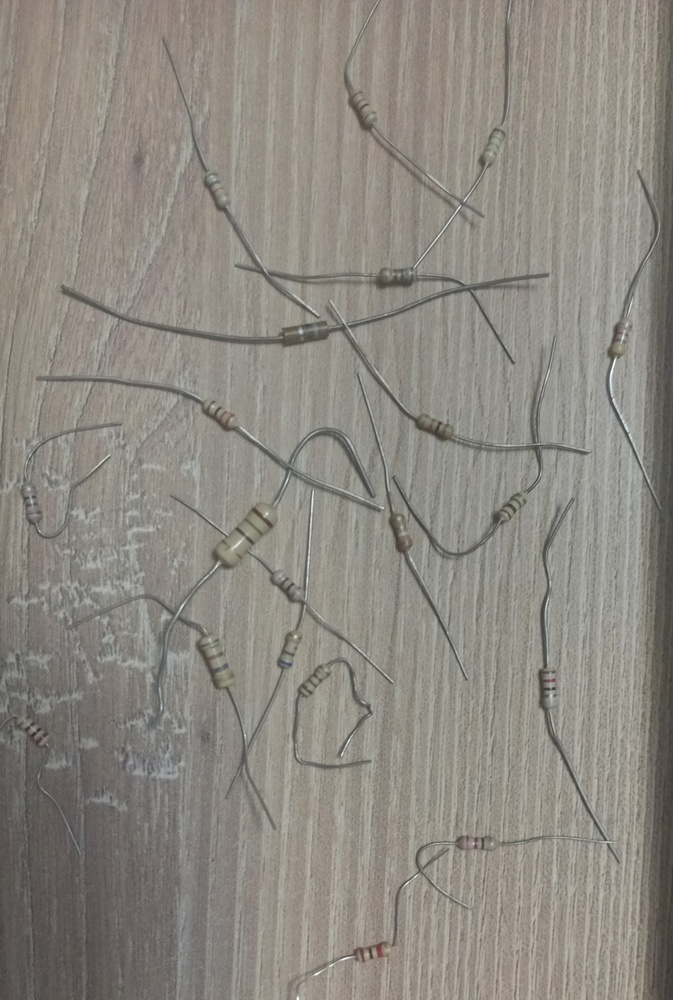
#> input picture assets/img/ImgRes/IMG_20230319_201515.jpg, 673 x 1000 px, shrunk from 2120 x 3152 before the run, found by its file name
$ python preuba2.py
#> lines starting #> are read from the running program, lines starting #| are printed output that depends on the picture
import numpy as np
import matplotlib.pyplot as plt
from PIL import Image
from scipy.signal import convolve2d

# Cargar la imagen
imagen = Image.open('assets\img\ImgRes\IMG_20230319_201515.jpg')
#> imagen is the input picture: PIL image 673x1000 RGB; mean R, G, B 141.2, 137, 129.3

# Convertir a escala de grises
imagen = imagen.convert('L')
#> imagen: PIL image 673x1000 L

# Tamaño de la imagen
width, height = imagen.size
#> width = 673; height = 1000

# Filtro promedio 3x3
kernel = 3
filtro = np.ones((kernel, kernel)) / kernel**2

# Aplicar el filtro
imagen_arr = np.array(imagen)
imagen_filt_arr = convolve2d(imagen_arr, filtro, mode='same')
imagen_filt = Image.fromarray(imagen_filt_arr.astype(np.uint8))

# Calcular la diferencia entre la imagen original y la filtrada
imagen_fil_arr = imagen_arr - imagen_filt_arr
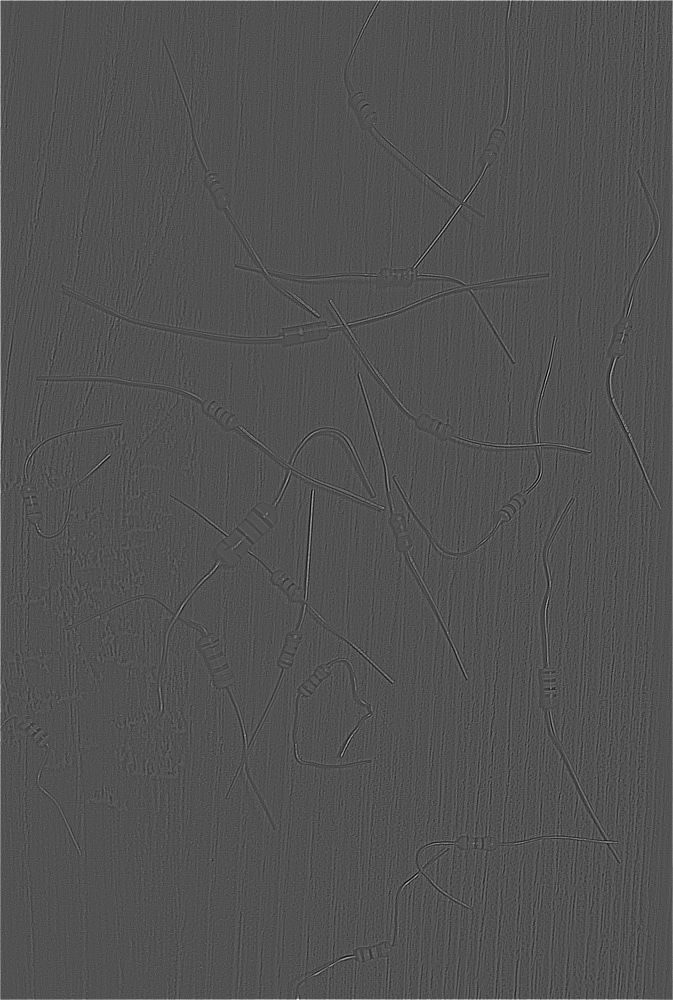
#> imagen_fil_arr: shape (1000, 673) float64; min -48.22, max 101.7, mean 0.2; drawn with min black and max white
imagen_fil = Image.fromarray(imagen_fil_arr.astype(np.uint8))
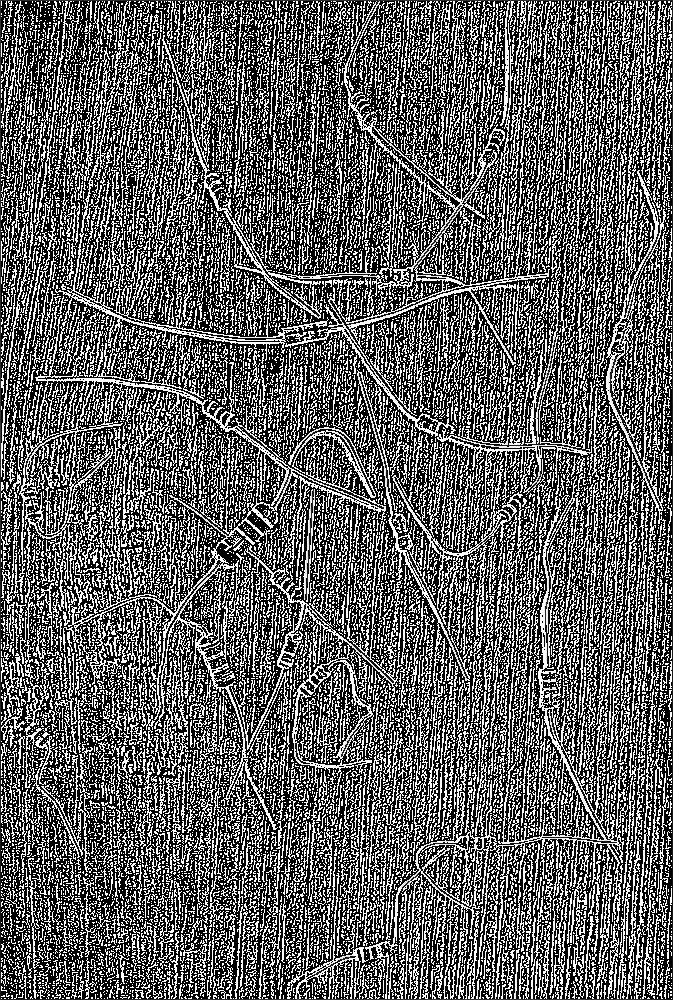
#> imagen_fil: PIL image 673x1000 L; min 0, max 255, mean 96.4


# Mostrar las imágenes original, filtrada y la diferencia
imagen_filt.show()
fig, axs = plt.subplots(1, 3)
axs[0].imshow(imagen, cmap='gray')
axs[0].set_title('Original')
axs[1].imshow(imagen_filt, cmap='gray')
axs[1].set_title('Filtrada')
axs[2].imshow(imagen_fil, cmap='gray')
axs[2].set_title('Diferencia')
for ax in axs:
    ax.axis('off')
plt.show()
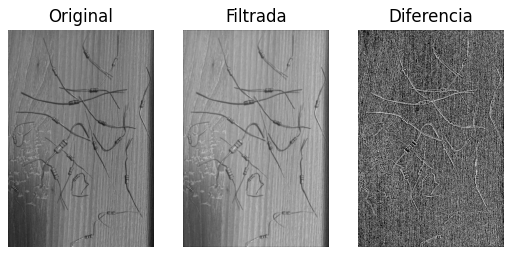
#> figure drawn by matplotlib, 3 panels

$ run again, with assets/img/ImgRes/IMG_20230319_201235.jpg copied over assets/img/ImgRes/IMG_20230319_201515.jpg
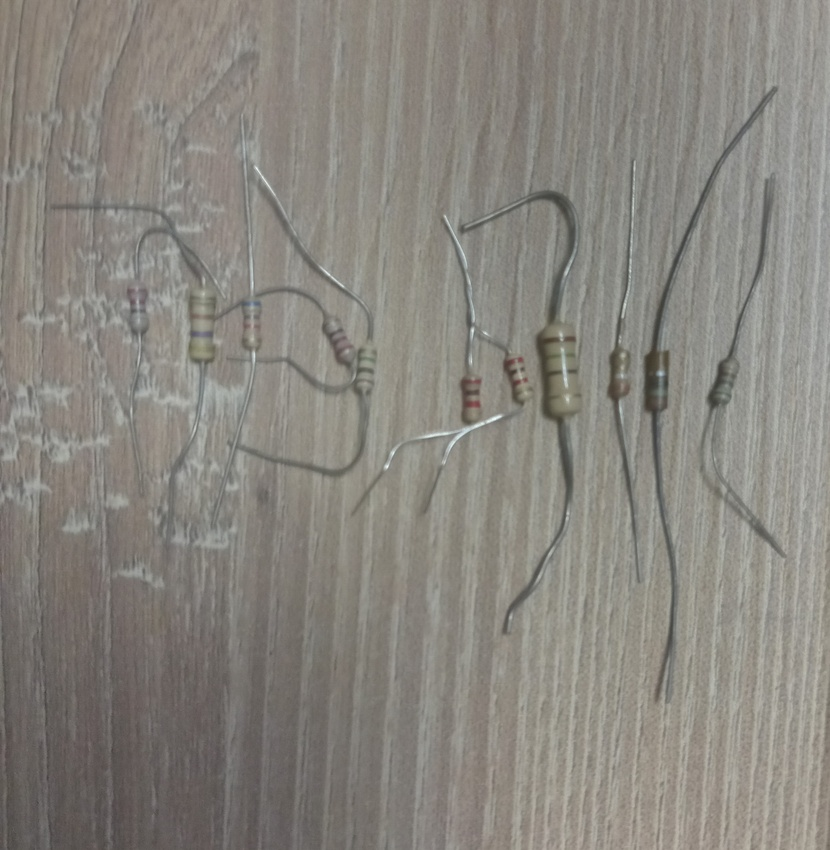
#> input picture assets/img/ImgRes/IMG_20230319_201235.jpg, 830 x 850 px, shrunk from 2333 x 2388 before the run, found by its file name
#> imagen is the input picture: PIL image 830x850 RGB; mean R, G, B 136.6, 133.3, 126.4
#> imagen: PIL image 830x850 L
#> `imagen_fil = Image.fromarray(imagen_fil_arr.astype(np.uint8))`:
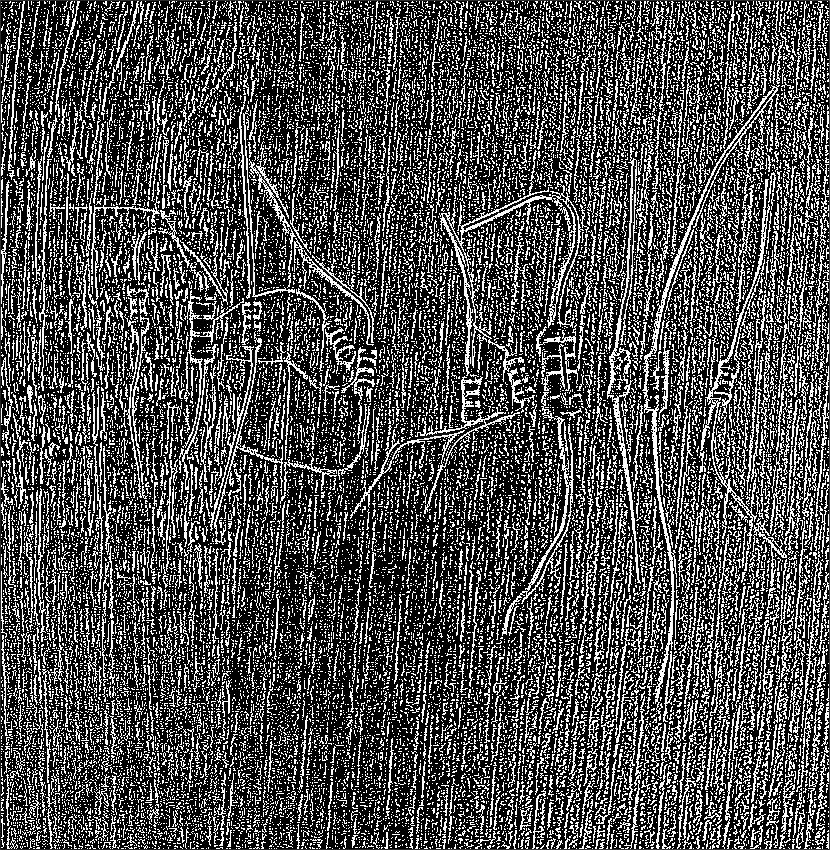
#> imagen_fil: PIL image 830x850 L; min 0, max 255, mean 78.6
#> `plt.show()`:
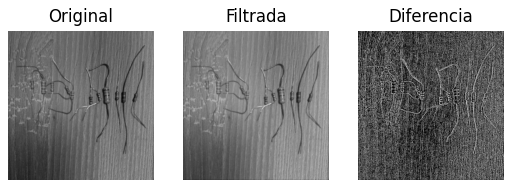
#> figure drawn by matplotlib, 3 panels

$ run again, with assets/img/ImgRes/IMG_20230319_201303.jpg copied over assets/img/ImgRes/IMG_20230319_201515.jpg
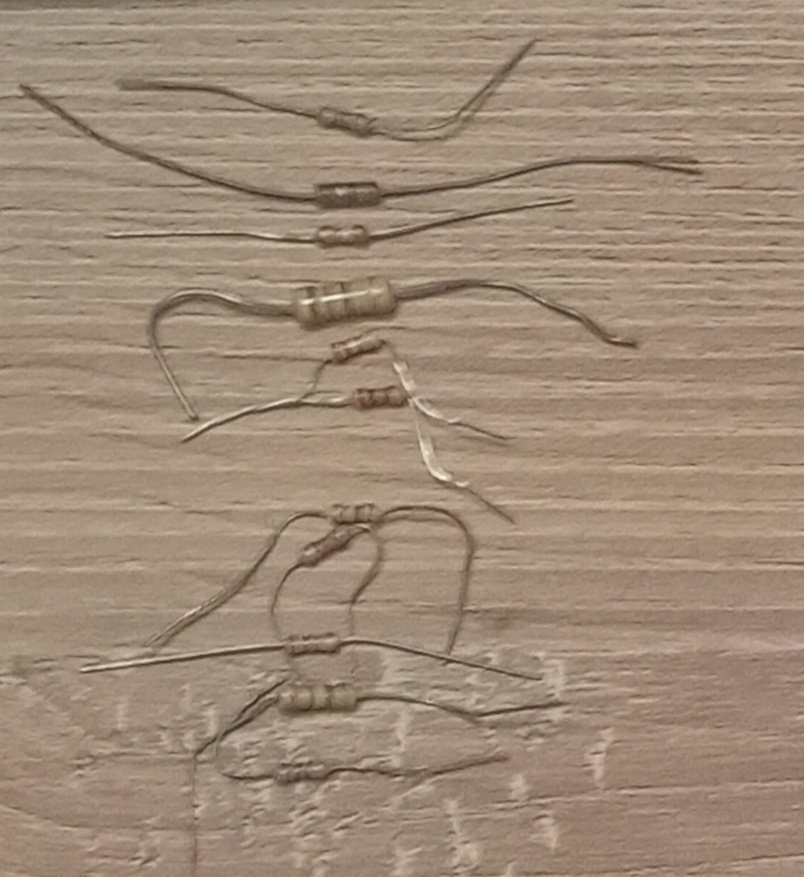
#> input picture assets/img/ImgRes/IMG_20230319_201303.jpg, 804 x 877 px, shrunk from 2215 x 2416 before the run, found by its file name
#> imagen is the input picture: PIL image 804x877 RGB; mean R, G, B 158.9, 139.8, 120.3
#> imagen: PIL image 804x877 L
#> `imagen_fil = Image.fromarray(imagen_fil_arr.astype(np.uint8))`:
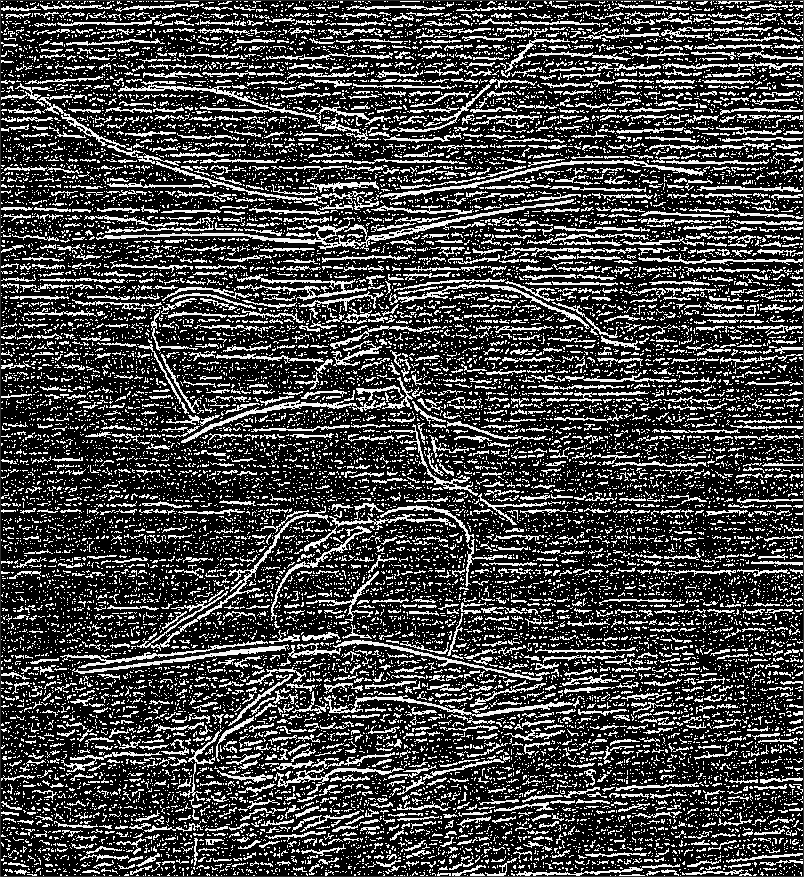
#> imagen_fil: PIL image 804x877 L; min 0, max 255, mean 68.1
#> `plt.show()`:
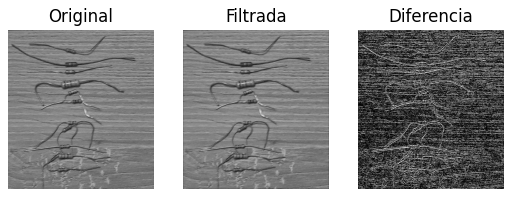
#> figure drawn by matplotlib, 3 panels

$ run again, with assets/img/ImgRes/IMG_20230319_201312.jpg copied over assets/img/ImgRes/IMG_20230319_201515.jpg
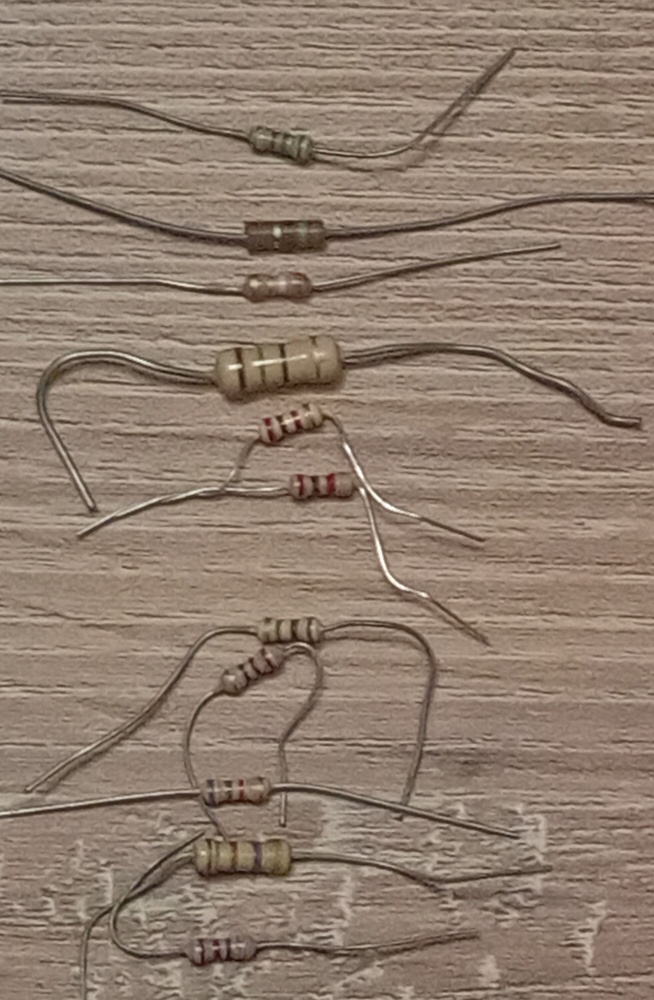
#> input picture assets/img/ImgRes/IMG_20230319_201312.jpg, 654 x 1000 px, shrunk from 1961 x 3000 before the run, found by its file name
#> imagen is the input picture: PIL image 654x1000 RGB; mean R, G, B 144.8, 126.5, 111.7
#> imagen: PIL image 654x1000 L
#> `imagen_fil = Image.fromarray(imagen_fil_arr.astype(np.uint8))`:
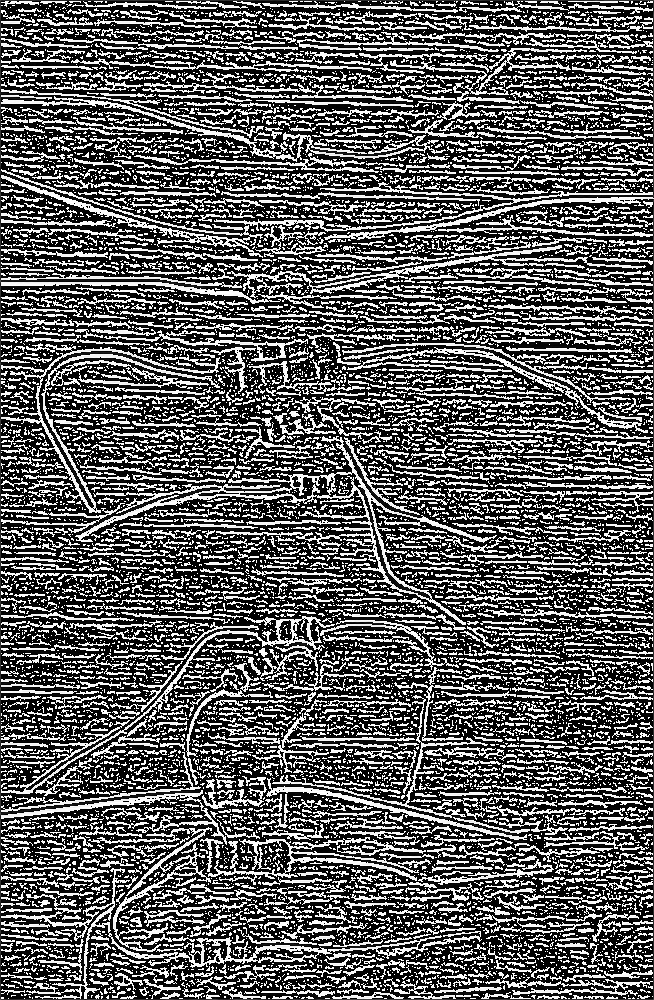
#> imagen_fil: PIL image 654x1000 L; min 0, max 255, mean 92.7
#> `plt.show()`:
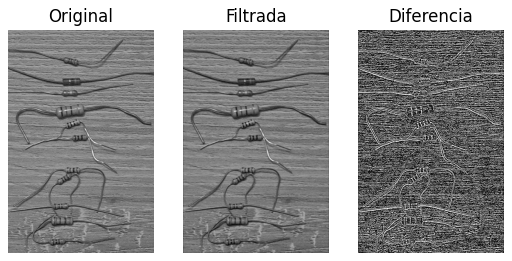
#> figure drawn by matplotlib, 3 panels
